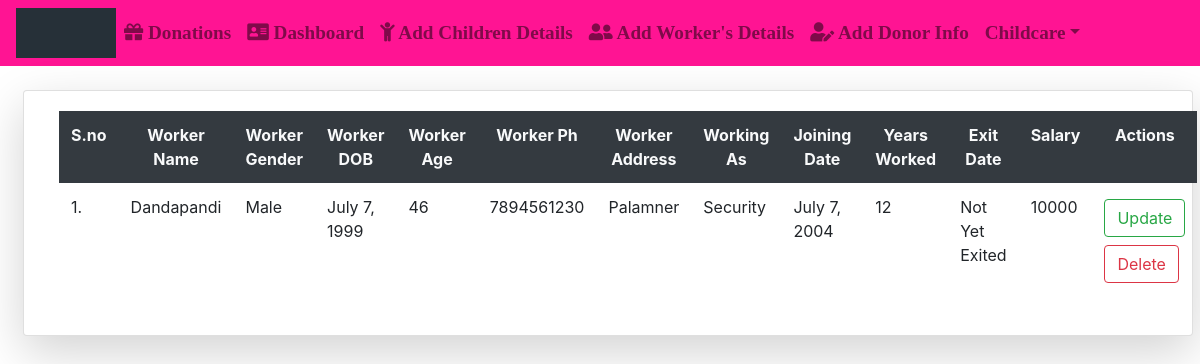
The app's page /wortab/ (signed in) with its own data.
### App/models.py (models this page shows)
class User(AbstractUser):
	img= models.ImageField(upload_to='Profiles/',default="profile.png")
	dob=models.DateField(null=True,blank=True)
	g=[('Male','Male'),('Female','Female')]
	gender=models.CharField(max_length=10,choices=g,null=True,blank=True)
	ph_no=models.CharField(max_length=10)
	pan_no=models.CharField(max_length=10,null=True,blank=True)
	address=models.CharField(max_length=100)
	postal_code=models.CharField(max_length=7)
	city=models.CharField(max_length=20)
	state=models.CharField(max_length=20,default='Andhra Pradesh')
	country=models.CharField(max_length=20,default='India')
	idgen = models.TextField(blank=True)
	p=[(1,'Donor'),(2,'Organisation'),(3,'Guest')]
	role=models.IntegerField(choices=p,default=3)

class Worker_details(models.Model):
	worker_name = models.CharField(max_length=50)
	w=[('Female','Female'),('Male','Male'),('Select','Select Your Gender')]
	worker_gen=models.CharField(max_length=10,choices=w,default='Select')
	worker_dob=models.DateField(null=True)
	worker_age = models.CharField(max_length=10)
	worker_ph=models.CharField(max_length=20)
	worker_add=models.CharField(max_length=100)
	working_as = models.CharField(max_length=100)
	joining_date = models.DateField(null=True)
	yrs_worked = models.CharField(max_length=30)
	exit_date = models.CharField(max_length=50,default="Not Yet Exited")
	worimg= models.ImageField(upload_to='Worker_profiles/',default="profile.png")
	salary = models.CharField(max_length=100)
	wor = models.ForeignKey(User,on_delete=models.CASCADE)

### App/views.py (the view)
# urls.py: path('wortab/',views.workertable,name="wt"),
def workertable(request):
	r = Worker_details.objects.filter(wor_id=request.user.id)
	return render(request,'html/workertable.html',{'r':r})

### App/templates/html/workertable.html (shortened to what this page needs)
{% extends 'html/base.html' %}
{% block content %}
<div class="container-fluid mt-4">
	<div class="card col-md mt-2 mx-2 shadow-lg">
			<div class="card-body">
				<table class="table table-borderless table-center">
					<tr class="bg-dark text-light text-center">
						<th>S.no</th>
						<th>Worker Name</th>
						<th>Worker Gender</th>
						<th>Worker DOB</th>
						<th>Worker Age</th>
						<th>Worker Ph</th>
						<th>Worker Address</th>
						<th>Working As</th>
						<th>Joining Date</th>
						<th>Years Worked</th>
						<th>Exit Date</th>
						<th>Salary</th>
						<th>Actions</th>
					</tr>
            		{% for j in r %}
            		<tr>
            			<td>{{forloop.counter}}.</td>
            			<td>{{j.worker_name}}</td>
            			<td>{{j.worker_gen}}</td>
            			<td>{{j.worker_dob}}</td>
            			<td>{{j.worker_age}}</td>
            			<td>{{j.worker_ph}}</td>
            			<td>{{j.worker_add}}</td>
            			<td>{{j.working_as}}</td>
            			<td>{{j.joining_date}}</td>
            			<td>{{j.yrs_worked}}</td>
            			<td>{{j.exit_date}}</td>
            			<td>{{j.salary}}</td>
            			<td colspan="3">
            				<a href="{% url 'worup' j.id %}" class="btn btn-outline-success my-1 text-success">Update</a>
            				<a href="{% url 'wordel' j.id %}" class="btn btn-outline-danger my-1 text-danger">Delete</a>
            			</td>
            		</tr>
            		{% endfor %}
            	</table>
			</div>
		</div>
</div>
{% endblock %}

### App/templates/html/navbar.html (shortened to what this page needs)
{% load static %}
<link rel="stylesheet" href="https://use.fontawesome.com/releases/v5.7.0/css/all.css">
<nav class="navbar navbar-expand-md navbar-light" style="background-color:#FF1493;">
  <img src="{% static 'images/gif.gif' %}" alt="logo" style="width:100px;height:50px">
  <div style="font-family:Garamond;font-weight:bold;font-size: 120%;">
  <div class="collapse navbar-collapse" id="collapsibleNavbar">
    <ul class="navbar-nav">
      {% if not user.is_authenticated %}
      <li class="nav-item">
        <a class="nav-link" href="{% url 'hm' %}"><i class="fas fa-home"></i> Home</a>
      </li>
      <li class="nav-item">
        <a class="nav-link" href="{% url 'rg' %}"><i class='fas fa-user-plus'></i> Register Here</a>
      </li>
      <li class="nav-item">
        <a class="nav-link disabled" href="{% url 'lg' %}"><i class="fas fa-address-card"></i> Login</a>
      </li>
{% elif user.role == 2 %}
      <li class="nav-item">
        <a class="nav-link" href="{% url 'vi' %}"><i class='fas fa-gift'></i> Donations</a>
      </li>
      <li class="nav-item">
        <a class="nav-link" href="{% url 'dash' %}"><i class='fas fa-address-card'></i> Dashboard</a>
      </li>
      <li class="nav-item">
        <a class="nav-link" href="{% url 'ci' %}"><i class="fa fa-child"></i> Add Children Details</a>
      </li>
      <li class="nav-item">
        <a class="nav-link" href="{% url 'wi' %}"><i class='fas fa-user-friends'></i> Add Worker's Details</a>
      </li>
      <li class="nav-item">
        <a class="nav-link" href="{% url 'di' %}"><i class='fas fa-user-edit'></i> Add Donor Info</a>
      </li>
      <li class="dropdown">
       <a type="button" class="nav-link dropdown-toggle" data-toggle="dropdown">{{user.username}}</a>
</li>
      {% endif %}
    </ul>
  </div>
  </div>
</nav>

### records on screen
User: username "Childcare"
Worker_details: worker_name "Dandapandi", worker_gen "Male", worker_dob "July 7, 1999", worker_age "46", worker_ph "7894561230", worker_add "Palamner", working_as "Security", joining_date "July 7, 2004", yrs_worked "12", exit_date "Not Yet Exited", salary "10000"
